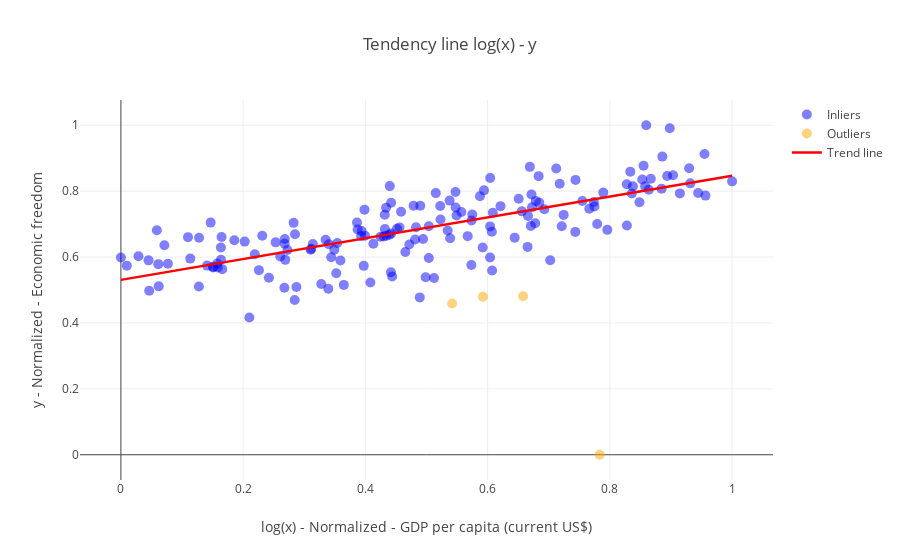

The notebook cell saved with this chart:
### Code cell
scatter(data, ['GDP per capita (current US$)', 'Economic freedom'], [2017, 2016], True)

### Figure 1 — Plotly figure (JSON) as saved in the notebook; plotly's stock layout.template omitted (floating-point values rounded to 4 significant figures; data arrays with more than 128 entries replaced by an {"elided": "..."} marker saying what was removed)
{"data": [{"marker": {"color": "blue", "opacity": 0.5, "size": 10}, "mode": "markers", "name": "Inliers", "text": {"elided": "167 str values"}, "type": "scatter", "uid": "3a4a148e-09e5-4cb5-9c47-04d763f38741", "x": {"elided": "167 float values"}, "y": {"elided": "167 float values"}}, {"marker": {"color": "orange", "opacity": 0.5, "size": 10}, "mode": "markers", "name": "Outliers", "text": ["Argentina", "Equatorial Guinea", "Korea, Rep.", "Turkmenistan"], "type": "scatter", "uid": "a4accfdf-2e57-425a-a836-2b0a01dd9202", "x": [0.6581, 0.5924, 0.7834, 0.5419], "y": [0.4808, 0.4797, 0, 0.459]}, {"line": {"color": "red", "width": 2.5}, "mode": "lines", "name": "Trend line", "type": "scatter", "uid": "61104fdf-3180-467b-b5a7-fe8915114c58", "x": [0, 1], "y": [0.5307, 0.8465]}], "layout": {"title": "Tendency line log(x) - y", "xaxis": {"title": "log(x) - Normalized - GDP per capita (current US$)"}, "yaxis": {"title": "y - Normalized - Economic freedom"}}}
